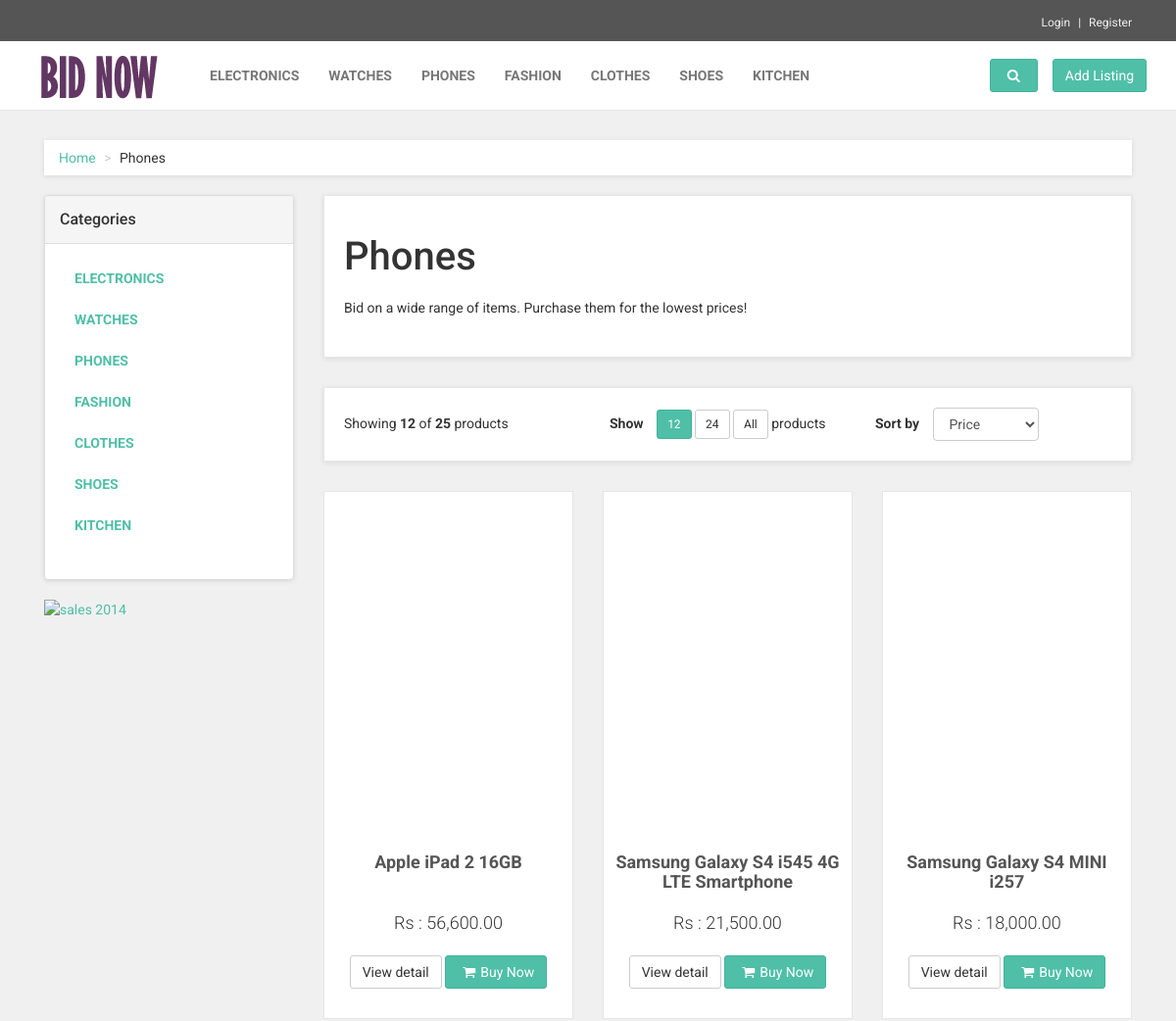
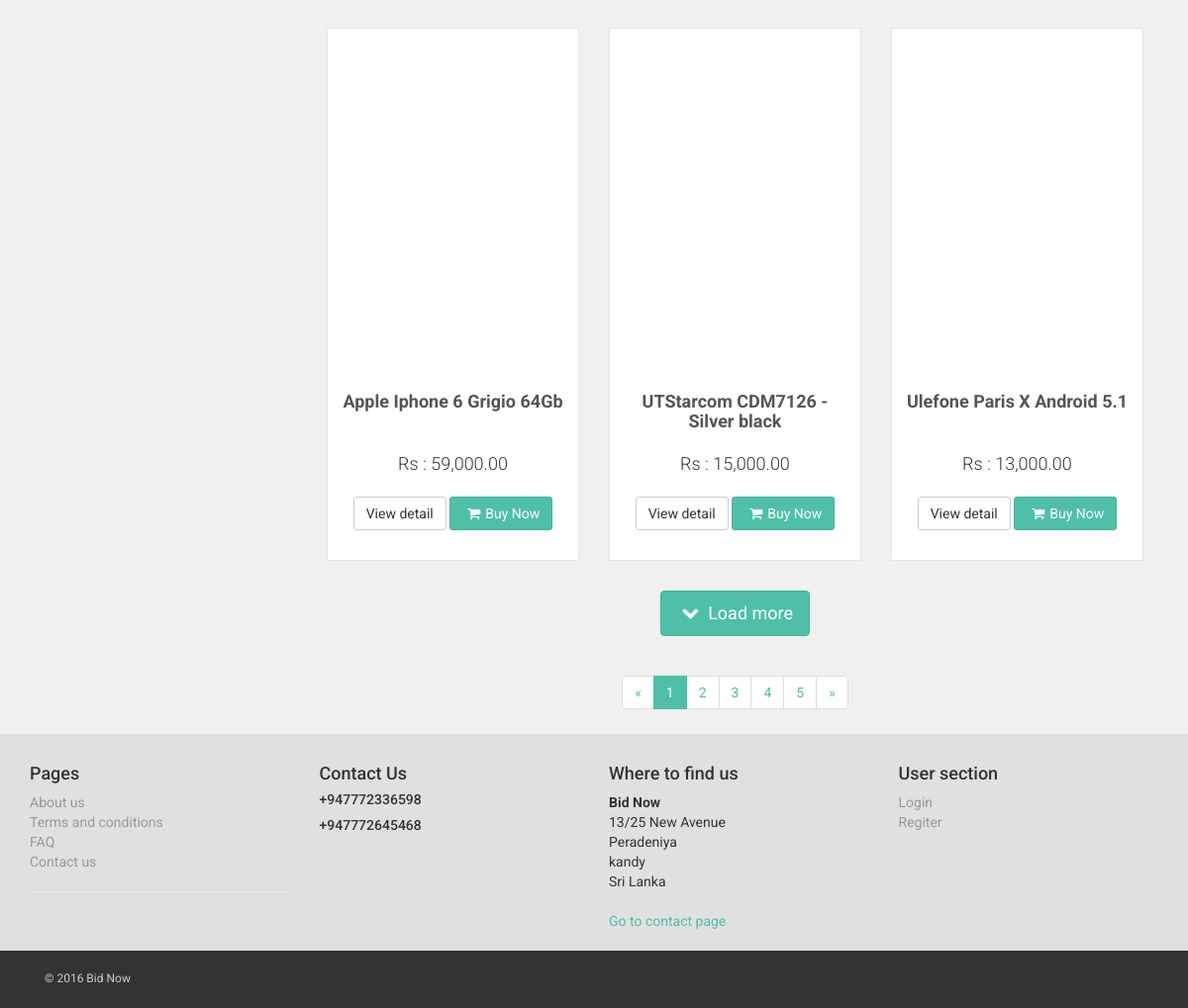
The app's page /BidNow/category.php?CategoryID=3 with its own data (2 pictures, top to bottom).
### tables this page shows
CREATE TABLE IF NOT EXISTS `category` (
  `CategoryID` int(10) NOT NULL,
  `Category` varchar(20) NOT NULL
);

CREATE TABLE IF NOT EXISTS `item` (
  `ItemID` int(10) NOT NULL,
  `ItemName` varchar(50) NOT NULL,
  `SellerID` int(10) DEFAULT NULL,
  `StartingPrice` int(6) NOT NULL,
  `ExpectedPrice` int(6) NOT NULL,
  `CurrentPrice` int(6) DEFAULT NULL,
  `PhotosID` varchar(20) DEFAULT NULL,
  `Description` varchar(6000) DEFAULT NULL,
  `CategoryID` int(10) NOT NULL,
  `EndTime` datetime NOT NULL
);

### BidNow/category.php (the view, shortened to what this page needs)
<!DOCTYPE html>
<html lang="en">
<head>
    <link href="css/font-awesome.css" rel="stylesheet">
    <link href="css/bootstrap.min.css" rel="stylesheet">
    <link href="css/animate.min.css" rel="stylesheet">
    <link href="css/owl.carousel.css" rel="stylesheet">
    <link href="css/owl.theme.css" rel="stylesheet">
    <link href="css/style.default.css" rel="stylesheet" id="theme-stylesheet">
    <link href="css/custom.css" rel="stylesheet">
</head>
<body>
    <?php include 'header.php';?>
    <?php
                 $CategoryID = $_GET['CategoryID'];
                 $query = "SELECT * FROM item Where CategoryID=$CategoryID";
                 $result = mysqli_query($db, $query);
                 $list = mysqli_fetch_array($result);
                 $query2 = "SELECT * FROM category Where CategoryID=$CategoryID";
                 $result2 = mysqli_query($db, $query2);
                 $CategoryName = mysqli_fetch_array($result2);
                            ?>
    <div id="all">
        <div id="content">
            <div class="container">
                <div class="col-md-12">
                    <ul class="breadcrumb">
                        <li><a href="#">Home</a>
                        </li>
                        <li><?php echo $CategoryName['Category'];?></li>
                    </ul>
                </div>
                <div class="col-md-3">
                   <div class="panel panel-default sidebar-menu">
                        <div class="panel-heading">
                            <h3 class="panel-title">Categories</h3>
                        </div>
                        <div class="panel-body">
                            <ul class="nav nav-pills nav-stacked category-menu">
                            <?php
                             $result1 = mysqli_query($db, $query1);
                             $categories = mysqli_fetch_array($result1);
                             while($categories) {
                               ?>
                                <li>
                                    <a href="category.php?CategoryID=<?php echo $categories['CategoryID'] ?>"><?php echo $categories['Category'];?> </a>
                                </li>
                                 <?php $categories = $result1->fetch_assoc();} ?>
                            </ul>
                        </div>
                    </div>
                    <div class="banner">
                        <a href="#">
                            <img src="img/banner.jpg" alt="sales 2014" class="img-responsive">
                        </a>
                    </div>
                </div>
                <div class="col-md-9">
                    <div class="box">
                        <h1><?php echo $CategoryName['Category'];?></h1>
                        <p>Bid on a wide range of items. Purchase them for the lowest prices!</p>
                    </div>
                    <div class="box info-bar">
                        <div class="row">
                            <div class="col-sm-12 col-md-4 products-showing">
                                Showing <strong>12</strong> of <strong>25</strong> products
                            </div>
                            <div class="col-sm-12 col-md-8  products-number-sort">
                                <div class="row">
                                    <form class="form-inline">
                                        <div class="col-md-6 col-sm-6">
                                            <div class="products-number">
                                                <strong>Show</strong>  <a href="#" class="btn btn-default btn-sm btn-primary">12</a>  <a href="#" class="btn btn-default btn-sm">24</a>  <a href="#" class="btn btn-default btn-sm">All</a> products
                                            </div>
                                        </div>
                                        <div class="col-md-6 col-sm-6">
                                            <div class="products-sort-by">
                                                <strong>Sort by</strong>
                                                <select name="sort-by" class="form-control">
                                                    <option>Price</option>
                                                </select>
                                            </div>
                                        </div>
                                    </form>
                                </div>
                            </div>
                        </div>
                    </div>
                    <div class="row products">
                    <?php
                        while($list) {
                        ?>
                        <div class="col-md-4 col-sm-6">
                            <div class="product">
                                <div class="text">
                                    <h3><a href="detail.php?ItemNo=<?php echo $list['ItemID'] ?>"><?php echo $list['ItemName'] ?></a></h3>
                                    <p class="price">Rs : <?php echo number_format($list['CurrentPrice'],2);?></p>
                                    <p class="buttons">
                                        <a href="detail.php?ItemNo=<?php echo $list['ItemID'] ?>" class="btn btn-default">View detail</a>
                                        <a href="basket.html" class="btn btn-primary"><i class="fa fa-shopping-cart"></i>Buy Now</a>
                                    </p>
                                </div>
                            </div>
                        </div>
                       <?php
                        $list = $result->fetch_assoc(); }
                        ?>
                    </div>
                    <div class="pages">
                        <p class="loadMore">
                            <a href="#" class="btn btn-primary btn-lg"><i class="fa fa-chevron-down"></i> Load more</a>
                        </p>
                        <ul class="pagination">
                            <li><a href="#">&laquo;</a>
                            </li>
                            <li class="active"><a href="#">1</a>
                            </li>
                            <li><a href="#">2</a>
                            </li>
                            <li><a href="#">3</a>
                            </li>
                            <li><a href="#">4</a>
                            </li>
                            <li><a href="#">5</a>
                            </li>
                            <li><a href="#">&raquo;</a>
                            </li>
                        </ul>
                    </div>
                </div>
            </div>
        </div>
<?php include 'footer.php';?>
</body>
</html>

### BidNow/header.php (shortened to what this page needs)
<div id="top">
    <div class="container">
        <div class="col-md-6 offer" data-animate="fadeInDown">
        </div>
        <div class="col-md-6" data-animate="fadeInDown">
            <ul class="menu">
                <?php
                if(isset($_SESSION['username'])) {
                    echo '
                    <li><i style="color:white; margin-right:5px" class="fa fa-user" aria-hidden="true"></i>
                    	<a href="userItems.php">'.$_SESSION["username"].'</a></li>
                    <li><a href="logout.php">Logout</a></li>
                    ';
                } else {
                    echo '
                    <li><a href="register.php">Login</a></li>
                    <li><a href="register.php">Register</a></li>
                    ';
                }
                ?>
            </ul>
        </div>
    </div>
</div>
<div class="navbar navbar-default yamm" role="navigation" id="navbar">
    <div class="container">
        <div class="navbar-header">
            <a class="navbar-brand home" href="index.php" data-animate-hover="bounce">
                <img src="img/logo.png" alt="Obaju logo" class="hidden-xs">
            </a>
        </div>
        <div class="navbar-collapse collapse" id="navigation">
            <ul class="nav navbar-nav navbar-left">
            <?php
         $db = mysqli_connect('localhost','root','','shop')
         or die('Error connecting to MySQL server.');
         $query1 = "SELECT * FROM category ";
         $result1 = mysqli_query($db, $query1);
         $categories = mysqli_fetch_array($result1);
            while($categories) {
                ?>
                <li class="inactive"><a href="category.php?CategoryID=<?php echo $categories['CategoryID'] ?>">
                <?php echo $categories["Category"];?></a>
                </li>
               <?php $categories = $result1->fetch_assoc();} ?>
            </ul>
        </div>
        <div class="navbar-buttons">
            <div class="navbar-collapse collapse right" id="basket-overview">
                <a href="addlisting.php" class="btn btn-primary navbar-btn"><span class="hidden-sm">Add Listing</span></a>
            </div>
            <div class="navbar-collapse collapse right" id="search-not-mobile">
                <button type="button" class="btn navbar-btn btn-primary" data-toggle="collapse" data-target="#search">
                    <i class="fa fa-search"></i>
                </button>
            </div>
        </div>
    </div>
</div>

### records on screen
category: Category "ELECTRONICS"
category: Category "WATCHES"
category: Category "PHONES", Category "Phones"
category: Category "FASHION"
category: Category "CLOTHES"
category: Category "SHOES"
category: Category "KITCHEN"
item: ItemName "Apple iPad 2 16GB", CurrentPrice "56,600.00"
item: ItemName "Samsung Galaxy S4 i545 4G LTE Smartphone", CurrentPrice "21,500.00"
item: ItemName "Samsung Galaxy S4 MINI i257", CurrentPrice "18,000.00"
item: ItemName "Apple Iphone 6 Grigio 64Gb", CurrentPrice "59,000.00"
item: ItemName "UTStarcom CDM7126 - Silver black", CurrentPrice "15,000.00"
item: ItemName "Ulefone Paris X Android 5.1", CurrentPrice "13,000.00"
